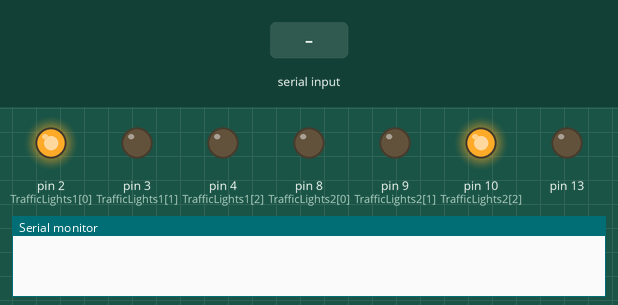
Simulated run of this sketch. Board: Arduino Uno, built with avr-gcc and run on an emulated ATmega328P. Shown: output pins drawn as LEDs (lit = HIGH), the last lines printed to the serial monitor. The test bench sets the inputs (shaded band).

Above: at 14.8 s.
14.9 s: "o" received over the second serial link
At 18.2 s:
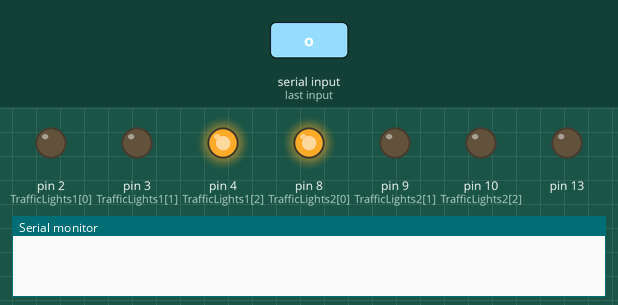
At 21.7 s:
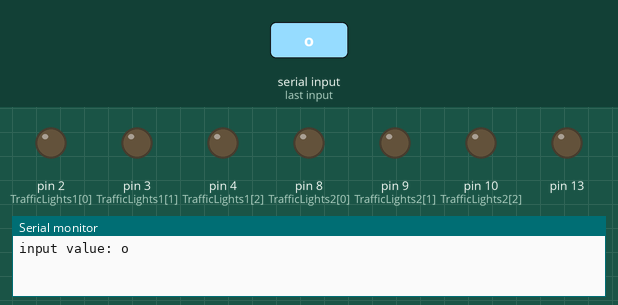
28.4 s: "1" received over the second serial link
Timing chart, 0 to 42.5 s (numbered marks = the images above; inputs shaded):
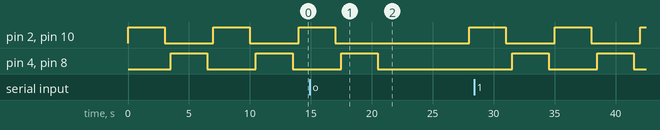

The sketch:

TL1.ino
```cpp
#include <SoftwareSerial.h> //시리얼 통신 라이브러리 호출

int blueTx=12;   //Tx (보내는핀 설정)
int blueRx=13;   //Rx (받는핀 설정)
SoftwareSerial mySerial(blueTx, blueRx);  //시리얼 통신을 위한 객체선언
String myString=""; //받는 문자열

int TrafficLights1 []={2,3,4 };
int TrafficLights2 []={8,9,10 };

void  TrafficLight()
{

   digitalWrite(TrafficLights1[0],HIGH);    // 신호등 1 red On
   digitalWrite(TrafficLights2[2],HIGH);    //  신호등 2 green On
   delay(3000);

   digitalWrite(TrafficLights1[0],LOW); // 신호등1 red  off
   digitalWrite(TrafficLights2[2],LOW); // 신호등2 gren off
   delay(500);


   digitalWrite(TrafficLights1[2],HIGH); // 신호등1 green   on
   digitalWrite(TrafficLights2[0],HIGH); // 신호등2 red on
    delay(3000);

    digitalWrite(TrafficLights1[2],LOW); // 신호등1 red  off
   digitalWrite(TrafficLights2[0],LOW); // 신호등2 gren off
   delay(500);


    digitalWrite(TrafficLights1[2],LOW); // 신호등1 green   on
    digitalWrite(TrafficLights2[0],LOW); // 신호등2 red on


}

void setup() {
  for(int i;i<6;i++)
  {
    pinMode(TrafficLights1[i],OUTPUT);
    pinMode(TrafficLights2[i],OUTPUT);
  }
  Serial.begin(9600);   //시리얼모니터
  mySerial.begin(9600); //블루투스 시리얼 개방
  pinMode(13, OUTPUT);  //Pin 13을 OUTPUT으로 설정 (LED ON/OFF)
}

void loop()
{

  while(mySerial.available())  //mySerial 값이 있으면
  {
    char myChar = (char)mySerial.read();  //mySerial int형식의 값을 char형식으로 변환
    myString+=myChar;   //수신되는 문자열을 myString에 모두 붙임 (1바이트씩 전송되는 것을 모두 붙임)
    delay(5);           //수신 문자열 끊김 방지
  }

  if(!myString.equals(""))  //myString 값이 있다면
  {
       Serial.println("input value: "+myString); //시리얼모니터에 myString값 출력

      if(myString=="o")  //myString 값이 'on' 이라면
      {

        digitalWrite(TrafficLights1[0], LOW); //LED ON
        delay(7000);

      }
      else
      {
        digitalWrite(13, LOW);  //LED OFF
      }

       myString="";  //myString 변수값 초기화
  }

     TrafficLight();

}
```

Measured:
- after the input at 14.9 s, pin 4 (TrafficLights1[2]), pin 8 (TrafficLights2[0]): goes on until 20.5 s, then stays LOW
- by itself, pin 2 (TrafficLights1[0]), pin 4 (TrafficLights1[2]), pin 8 (TrafficLights2[0]), pin 10 (TrafficLights2[2]): alternates HIGH for 3.0 s and LOW for 4.0 s
